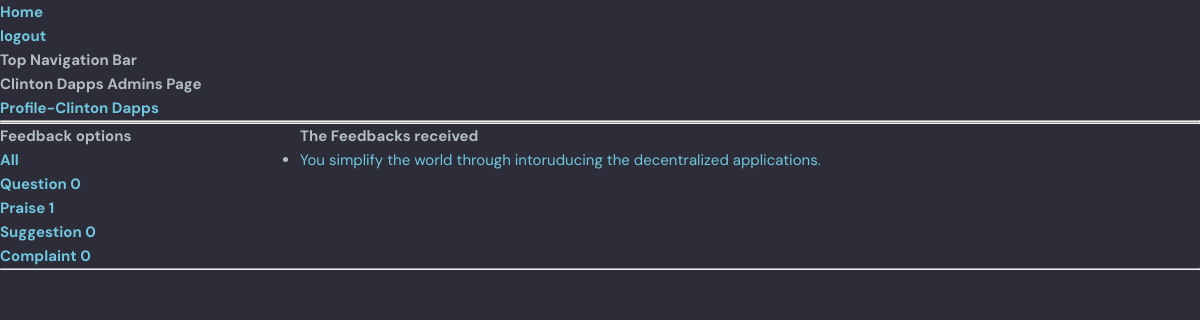
The page /admins_page/5/ (signed in) on the database as committed earlier.
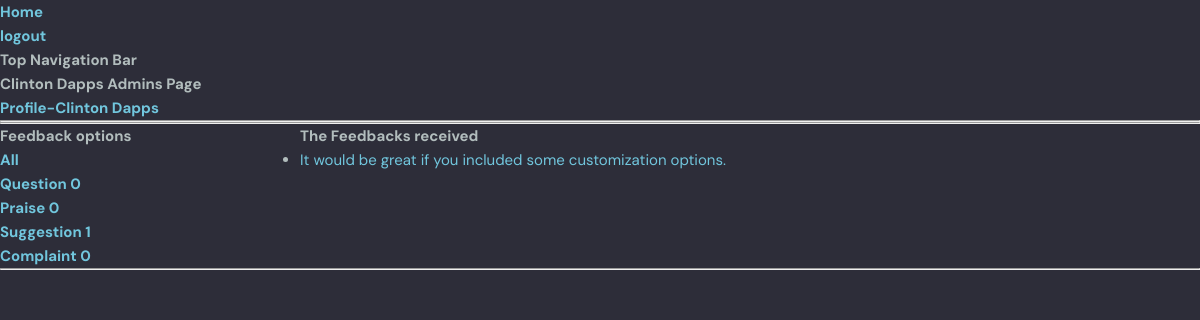
The same page on the database as committed later.
### base/models.py (models this page shows, shortened)
class FeedbackType(models.Model):
    name = models.CharField(max_length=100, null=True)
    def __str__(self) :
        return self.name

class UserFeedback(models.Model):
    organization = models.ForeignKey(RegisteredOrg, on_delete=models.CASCADE, null=True)
    user_email = models.EmailField(max_length=200, null=True, blank=True)
    feedback_type = models.ForeignKey(FeedbackType, on_delete=models.CASCADE, null=True, blank=True)
    user_feedback = models.TextField()
    user_ratings = models.IntegerField(null=True, blank=True)
    submited_to = models.EmailField(max_length=100, null=True, blank=True)
    submit_date = models.DateTimeField(auto_now_add=True)

### base/views.py (the view)
# urls.py: path('admins_page/<str:pk>/', views.admins_page, name='admins_page'),
@login_required(login_url='login')
def admins_page(request, pk):
    feedback_categories = FeedbackType.objects.all()
    organization = RegisteredOrg.objects.get(id=pk)
    q = request.GET.get('q', '')  # Get the query parameter 'q' or use an empty string if not provided
    org_feedbacks = UserFeedback.objects.filter(
        organization=organization,
        feedback_type__name__icontains=q  # Use __icontains for case-insensitive matching
    )
    if not request.user.is_authenticated:
        return redirect('home')
    context = {'organization':organization, 'org_feedbacks':org_feedbacks, 'feedback_categories':feedback_categories}
    return render(request, 'base/admins.html', context)

### base/templates/base/admins.html (shortened to what this page needs)
{% extends 'index.html' %} {% block content %}
<h1><a href="{% url 'home' %}">Home</a></h1>
<h1><a href="{% url 'logout' %}">logout</a></h1>
<div class="navbar_class">
    <h1>Top Navigation Bar</h1>
    <h1>{{organization.org_name}} Admins Page</h1>
    <h2><a href="{% url 'org_profile' organization.id %}">Profile-{{organization.org_name}}</a></h2>
</div>
<hr>
<hr>
<div class="user_feedbacks">
    <div class="feedback1">
        <h1>Feedback options</h1>
        <h3><a href="{% url 'admins_page' organization.id %}">All</a></h3>
        {% for feedback in feedback_categories %}
        <h3><a href="{% url 'admins_page' organization.id %}?q={{feedback|urlencode}}">{{ feedback }} <span>   {{feedback.userfeedback_set.all.count}}</span></a></h3>
        {% endfor %}
    </div>
    <div class="feedback2">
        <h1>The Feedbacks received</h1>
        {% for feedback in org_feedbacks %}
        <ul>
            <li><a href="{% url 'individual_feedback' feedback.id %}">{{feedback.user_feedback}}</a></li>
        </ul>
        {% endfor %}
    </div>
</div>
<hr> {% endblock %}

Rows that differ between the two databases and show on the page:
removed UserFeedback: user_feedback "You simplify the world through intoruducing the decentralized applications."
computed for FeedbackType "Praise": userfeedback_set.all.count "1" → "0"
computed for FeedbackType "Suggestion": userfeedback_set.all.count "0" → "1"
added UserFeedback: user_feedback "It would be great if you included some customization options."
